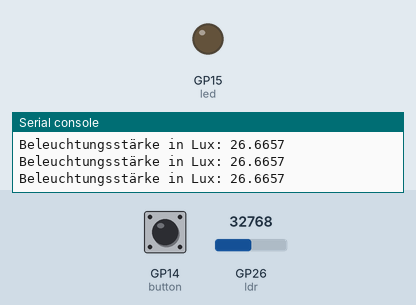
Simulated run of this program. Board: Raspberry Pi Pico running CircuitPython. Parts: output pins drawn as LEDs (lit = HIGH), the last lines printed to the serial console. Inputs (shaded band) come from the test bench; at power-on: GP14 (button) HIGH, GP26 (ldr) = 32768 (analog values on the 0–65535 scale).

Above: at 1.2 s.
1.3 s: GP14 (button) pulled LOW for 0.15 s
At 2.4 s:
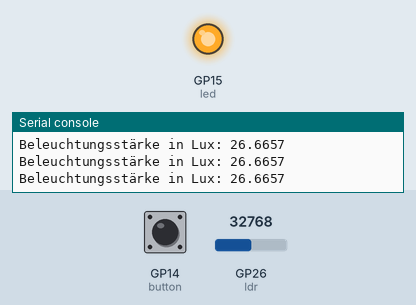
4.4 s: GP14 (button) pulled LOW for 1 s
At 5.4 s:
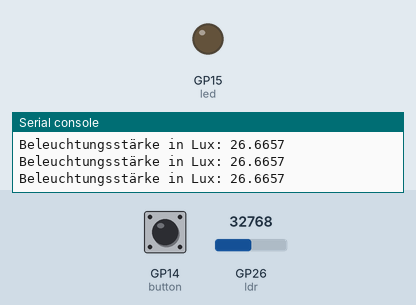
6.9 s: GP14 (button) pulled LOW for 3.2 s
At 7.2 s:
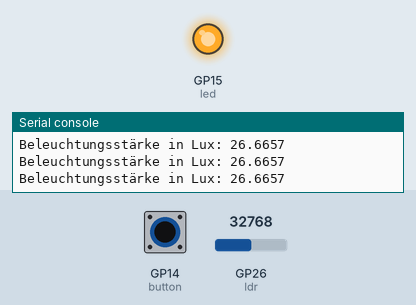
Timing chart, 0 to 9.9 s (numbered marks = the images above; inputs shaded):
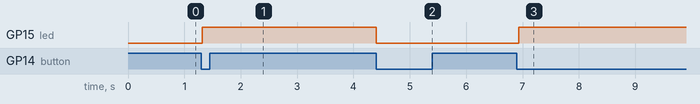

The program:

code.py
```python
import board
import digitalio
import analogio
import time
from mappings import map_lin, map_log_log_lin

# Initialisierung des ADC (Analog-Digital Converter)
ldr = analogio.AnalogIn(board.A0)

# LED
led = digitalio.DigitalInOut(board.GP15)
led.direction = digitalio.Direction.OUTPUT

# Taster mit internem Pull-Up
button = digitalio.DigitalInOut(board.GP14)
button.direction = digitalio.Direction.INPUT
button.pull = digitalio.Pull.UP

toggle_state = False
last_button = True  # Pull-Up: nicht gedrückt = True

while True:
    current = button.value  # False = gedrückt (Pull-Up)


    read = ldr.value
    print("Beleuchtungsstärke in Lux:", map_log_log_lin(read))


    # Flanke: war nicht gedrückt, jetzt gedrückt
    if last_button and not current:
        toggle_state = not toggle_state
        led.value = toggle_state
        print(f"Toggle: {toggle_state}")

    last_button = current

    time.sleep(0.05)  # Entprellung
```

mappings.py
```python
import math

def map_lin(z):
    U_max = 3.3
    U_min = 0
    z_max = 65535
    z_min = 0
    beta_0 = U_min
    beta_1 = (U_max - U_min) / (z_max - z_min)
    return beta_0 + beta_1 * z

BETA_1 = -2.3332
BETA_0 = 11.9614
LN10 = math.log(10)  # ≈ 2.302585

def map_log_log_lin(z):
    if z < 1:
        z = 1
    log10_z = math.log(z) / LN10
    log10_E = BETA_1 * log10_z + BETA_0
    return math.exp(log10_E * LN10)
```

Measured:
- after the input at 1.3 s, GP15 (led): LOW → HIGH at once
- after the input at 4.4 s, GP15 (led): HIGH → LOW at once
- after the input at 6.9 s, GP15 (led): LOW → HIGH at once
